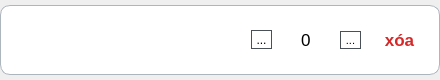
<?xml version="1.0" encoding="UTF-8"?>
<ui version="4.0">
 <class>CartItemWidget</class>
 <widget class="QWidget" name="CartItemWidget">
  <property name="geometry">
   <rect>
    <x>0</x>
    <y>0</y>
    <width>440</width>
    <height>80</height>
   </rect>
  </property>
  <property name="windowTitle">
   <string>Form</string>
  </property>
  <layout class="QVBoxLayout" name="verticalLayout">
   <property name="leftMargin">
    <number>0</number>
   </property>
   <property name="topMargin">
    <number>0</number>
   </property>
   <property name="rightMargin">
    <number>0</number>
   </property>
   <property name="bottomMargin">
    <number>0</number>
   </property>
   <item>
    <widget class="QFrame" name="frame_19">
     <property name="maximumSize">
      <size>
       <width>440</width>
       <height>70</height>
      </size>
     </property>
     <property name="styleSheet">
      <string notr="true">border: 1px solid #adb5bd;
border-radius: 10px;
background-color: rgb(255, 255, 255);</string>
     </property>
     <property name="frameShape">
      <enum>QFrame::StyledPanel</enum>
     </property>
     <property name="frameShadow">
      <enum>QFrame::Raised</enum>
     </property>
     <layout class="QHBoxLayout" name="horizontalLayout_9">
      <property name="spacing">
       <number>0</number>
      </property>
      <property name="leftMargin">
       <number>11</number>
      </property>
      <property name="topMargin">
       <number>0</number>
      </property>
      <property name="bottomMargin">
       <number>0</number>
      </property>
      <item>
       <widget class="QLabel" name="item_name_label">
        <property name="maximumSize">
         <size>
          <width>230</width>
          <height>70</height>
         </size>
        </property>
        <property name="font">
         <font>
          <pointsize>9</pointsize>
          <weight>75</weight>
          <bold>true</bold>
         </font>
        </property>
        <property name="styleSheet">
         <string notr="true">border: none;</string>
        </property>
        <property name="text">
         <string/>
        </property>
        <property name="wordWrap">
         <bool>true</bool>
        </property>
       </widget>
      </item>
      <item>
       <widget class="QFrame" name="frame_25">
        <property name="maximumSize">
         <size>
          <width>130</width>
          <height>16777215</height>
         </size>
        </property>
        <property name="font">
         <font>
          <pointsize>9</pointsize>
         </font>
        </property>
        <property name="styleSheet">
         <string notr="true">border: none;</string>
        </property>
        <property name="frameShape">
         <enum>QFrame::StyledPanel</enum>
        </property>
        <property name="frameShadow">
         <enum>QFrame::Raised</enum>
        </property>
        <layout class="QHBoxLayout" name="horizontalLayout_10">
         <property name="spacing">
          <number>0</number>
         </property>
         <property name="leftMargin">
          <number>0</number>
         </property>
         <property name="topMargin">
          <number>0</number>
         </property>
         <property name="rightMargin">
          <number>0</number>
         </property>
         <property name="bottomMargin">
          <number>0</number>
         </property>
         <item>
          <widget class="QToolButton" name="minus_btn">
           <property name="cursor">
            <cursorShape>PointingHandCursor</cursorShape>
           </property>
           <property name="styleSheet">
            <string notr="true">border-radius: 13px;
border: 1px solid #495057;</string>
           </property>
           <property name="text">
            <string>...</string>
           </property>
           <property name="icon">
            <iconset resource="../../../resources/resources.qrc">
             <normaloff>:/UI/icons/minus.svg</normaloff>:/UI/icons/minus.svg</iconset>
           </property>
           <property name="iconSize">
            <size>
             <width>22</width>
             <height>22</height>
            </size>
           </property>
          </widget>
         </item>
         <item>
          <widget class="QSpinBox" name="item_quantity">
           <property name="maximumSize">
            <size>
             <width>50</width>
             <height>50</height>
            </size>
           </property>
           <property name="font">
            <font>
             <pointsize>13</pointsize>
            </font>
           </property>
           <property name="styleSheet">
            <string notr="true">border: none;</string>
           </property>
           <property name="alignment">
            <set>Qt::AlignCenter</set>
           </property>
           <property name="buttonSymbols">
            <enum>QAbstractSpinBox::NoButtons</enum>
           </property>
           <property name="showGroupSeparator" stdset="0">
            <bool>false</bool>
           </property>
          </widget>
         </item>
         <item>
          <widget class="QToolButton" name="plus_btn">
           <property name="font">
            <font>
             <pointsize>8</pointsize>
            </font>
           </property>
           <property name="cursor">
            <cursorShape>PointingHandCursor</cursorShape>
           </property>
           <property name="styleSheet">
            <string notr="true">border-radius: 13px;
border: 1px solid #495057;</string>
           </property>
           <property name="text">
            <string>...</string>
           </property>
           <property name="icon">
            <iconset resource="../../../resources/resources.qrc">
             <normaloff>:/UI/icons/plus.svg</normaloff>:/UI/icons/plus.svg</iconset>
           </property>
           <property name="iconSize">
            <size>
             <width>22</width>
             <height>22</height>
            </size>
           </property>
          </widget>
         </item>
        </layout>
       </widget>
      </item>
      <item>
       <widget class="QToolButton" name="delete_btn">
        <property name="minimumSize">
         <size>
          <width>55</width>
          <height>55</height>
         </size>
        </property>
        <property name="font">
         <font>
          <pointsize>13</pointsize>
          <weight>75</weight>
          <bold>true</bold>
         </font>
        </property>
        <property name="cursor">
         <cursorShape>PointingHandCursor</cursorShape>
        </property>
        <property name="styleSheet">
         <string notr="true">#delete_btn{
border: none;
color: #d62828;
}</string>
        </property>
        <property name="text">
         <string>xóa</string>
        </property>
       </widget>
      </item>
     </layout>
    </widget>
   </item>
  </layout>
 </widget>
 <resources>
  <include location="../../../resources/resources.qrc"/>
 </resources>
 <connections/>
</ui>
